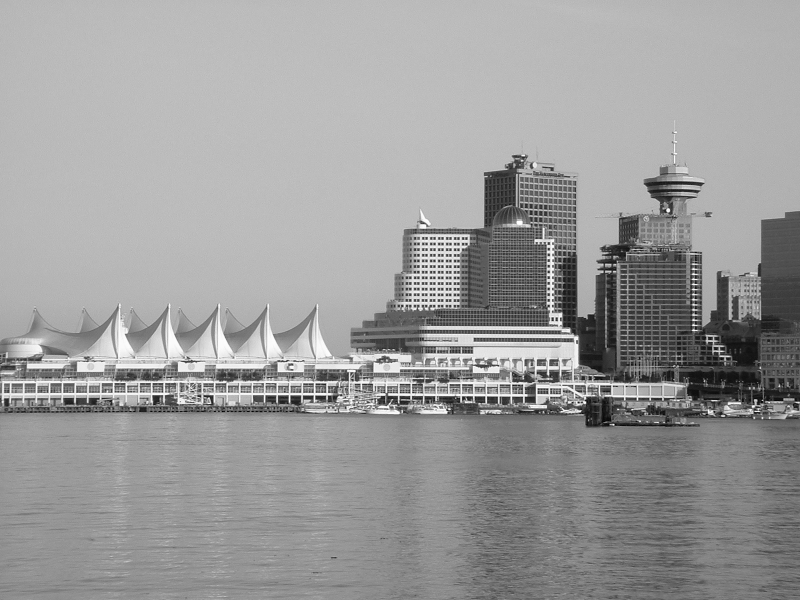
#> input picture Homeworks/2/images/canada.png, 800 x 600 px; its folder holds only this picture in this run
$ jupyter execute convolution.ipynb
#> lines starting #> are read from the running program, lines starting #| are printed output that depends on the picture
[cell 1]
import matplotlib.pyplot as plt
import numpy as np
import os
import cv2

[cell 2]
ABS_PATH = os.path.abspath("")
IMG_PATH = os.path.join(ABS_PATH, "images")

imgs = [plt.imread(os.path.join(IMG_PATH, fname)) for fname in os.listdir(IMG_PATH) if fname.endswith("JPG") or fname.endswith("png")]

[cell 3]
img = np.arange(400).reshape(20,20)
img = np.where(img%7==0, img, 0)
img += np.flip(img, axis=1)

[cell 4]
# img = imgs[1]
# img = cv2.resize(img, dsize=(1200, 800))
# img = cv2.cvtColor(img, cv2.COLOR_RGB2GRAY)
plt.imshow(img, cmap=plt.colormaps["magma"])
plt.axis("off");
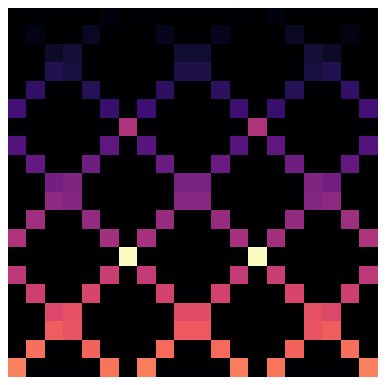
#> figure drawn by matplotlib, 1 panel

$\displaystyle \hat{g}=\sum_{x=k}^{N-1-k}\sum_{y=k}^{M-1-k} \left(\sum_{i=0}^{k-1} \sum_{j=0}^{k-1}g(x+i,y+j)f(i,j)\right)$

$\displaystyle \hat{g}=\sum_{x=k}^{N-1-k}\sum_{y=k}^{M-1-k}\left(g(x,y)*f\right)$

Probability density function
$P(x)=\frac{1}{\sigma\sqrt{2\pi}}\exp^{-\frac{1}{2}(\frac{x-\mu}{\sigma})^2}$

[cell 5]
k = 11
def get_gaussian(x, mu=0, std=2):
    return 1/(std*(2*np.pi**0.5)) * np.exp(-(1/2)*((x-mu)/std)**2)


def convolve(frame, kernel):
    k = kernel.shape[0]
    x,y = frame.shape
    res = [frame[i:i+k,j:j+k] for i in range(x-k) for j in range(y-k)]
    res = np.array(res) * kernel
    res = res.reshape(x-k,y-k,k,k)
    return res.mean(axis=(2,3))

kernel = np.arange(k**2).reshape(k,k)
kernel = np.where(kernel%2,0,kernel)


a = np.arange(k)-int(k/2)
x, y = np.meshgrid(a, a)
kernel_gaussian = get_gaussian(x) * get_gaussian(y)
kernel_prewitt = np.array([-1,0,1] * 3).reshape(3,3) * 1/3
kernel_sobel = np.array([-1,0,1] * 3).reshape(3,3)
kernel_sobel[1, :] *= 2
kernel_sobel = 1/4 * np.flip(kernel_sobel.T)


kernels = [kernel, kernel_gaussian, kernel_prewitt, kernel_sobel]
text = ["Arbitrarily kernel", "Gaussian kernel", "Prewitt", "Sobel"]

fig, axes = plt.subplots(nrows=1, ncols=4, figsize=(15,5))
for i, (ax, k) in enumerate(zip(axes, kernels)):
    ax.imshow(k, cmap=plt.colormaps["magma"])
    ax.axis("off");
    ax.set_title(text[i])
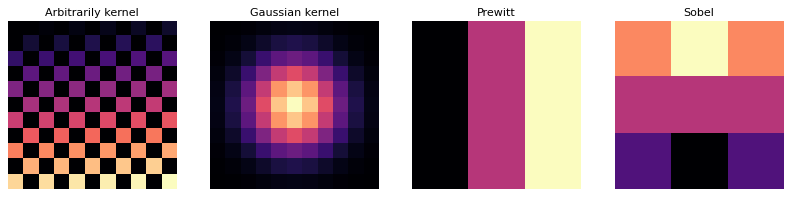
#> figure drawn by matplotlib, 4 panels

[cell 6]
fig, axes = plt.subplots(nrows=1, ncols=5, figsize=(16,10))

axes[0].imshow(img, cmap=plt.colormaps["magma"])
axes[0].axis("off");
axes[0].set_title("Original")

for i, (ax, k) in enumerate(zip(axes[1:], kernels)):
    ax.imshow(convolve(img, k), plt.colormaps["magma"])
    ax.axis("off");
    ax.set_title(text[i])
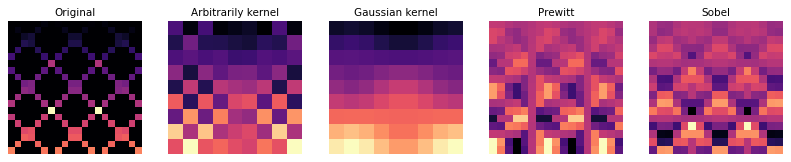
#> figure drawn by matplotlib, 5 panels
